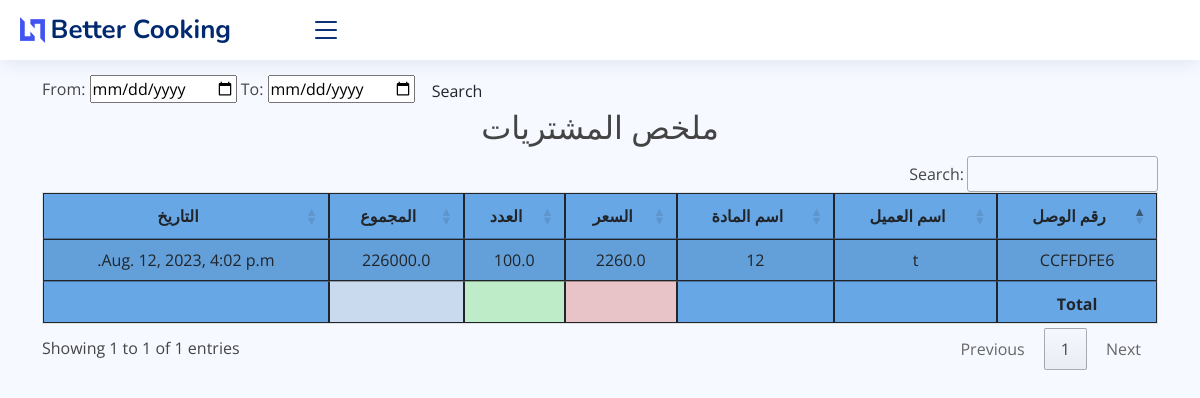
/purchase_report, run on an earlier commit of the app's database.
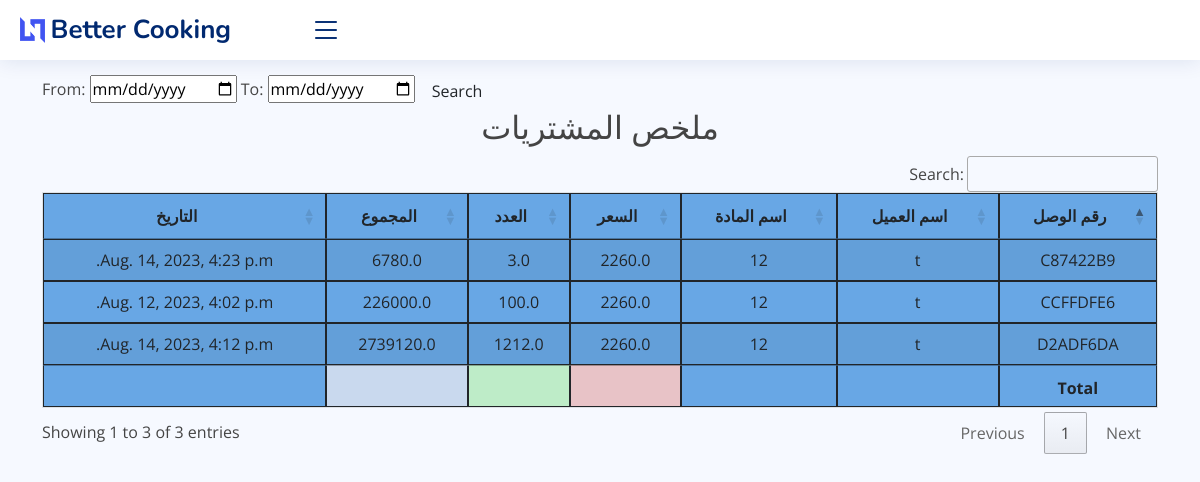
And on a later commit of the database.
### core/models.py (models this page shows, shortened)
class PurchaseItem(models.Model):
    purchase_invoice = models.ForeignKey(Purchase, on_delete=models.CASCADE)
    item = models.ForeignKey(Item, on_delete=models.CASCADE)
    qty = models.FloatField()
    total_amt = models.FloatField(editable=False, default=0)
    pur_date = models.DateTimeField(auto_now_add=True)
    note = models.TextField(max_length=100,blank=True)
    class Meta:
        verbose_name_plural = ' العنصر الذي تم شراؤه'

class Purchase(models.Model):
    invoice_number = models.CharField(max_length=8, unique=True, editable=False)
    vendor = models.ForeignKey(Vendor, on_delete=models.CASCADE)
    date = models.DateTimeField()
    note = models.TextField(blank=True)
    class Meta:
        verbose_name_plural = ' فاتورة الشراء'

class Vendor(models.Model):
    full_name = models.CharField(max_length=50)
    address = models.TextField(blank=True)
    mobile = models.CharField(max_length=15, blank=True)
    status = models.BooleanField(default=False, blank=True)
    note = models.TextField(blank=True)
    class Meta:
        verbose_name_plural = ' الموردين'
    def __str__(self):
        return self.full_name

class Item(models.Model):
    PRICELIST = (
        ('مفرد', 'مفرد'),
        ('جملة', 'جملة'),
        ('شراء', 'شراء'),
        ('قسط', 'قسط'),
    )
    item_code = models.CharField(max_length=50)
    name = models.CharField(max_length=255, verbose_name='detail')
    category = models.CharField(max_length=30, default='Test')
    price = models.FloatField(default=1)
    price_list = models.CharField(max_length=30, choices=PRICELIST, default='مفرد')
    note = models.TextField(blank=True)
    class Meta:
        verbose_name_plural = 'المواد'
    def __str__(self):
        return f"{self.item_code}"

### core/views.py (the view)
# urls.py: path('purchase_report', views.purchase_report, name="purchase_report"),
def purchase_report(request):
    p_reports = PurchaseItem.objects.select_related()
    myFilter = Purchase_Filter(request.GET, queryset=p_reports)
    p_reports = myFilter.qs
    context = {'p_reports': p_reports, 'myFilter': myFilter}
    return render(request, 'core/reports/purchase_report.html', context)

### core/templates/core/reports/purchase_report.html (shortened to what this page needs)
{% extends 'core/base.html' %}
{% block content %}
    <br>
    <br> <br>
    <form class="form-a">
        From: <input type="date" value={{ myFilter.form.max_date }}</input>
        To: <input type="date" value={{ myFilter.form.min_date }}</input>
        <button type="submit" class="btn btn-b">Search</button>
    </form>
    <h2 class="text-center"> ملخص المشتريات </h2>
    <table id="example3" class="table table-striped" style="background-color: #68a7e5">
        <thead>
        <tr>
            <th>رقم الوصل</th>
            <th>اسم العميل</th>
            <th>اسم المادة</th>
            <th>السعر</th>
            <th>العدد</th>
            <th>المجموع</th>
            <th>التاريخ</th>
        </tr>
        </thead>
        <tbody>
        {% for i in  p_reports %}
            <tr>
                <td>{{ i.purchase_invoice.invoice_number }}</td>
                <td>{{ i.purchase_invoice.vendor }}</td>
                <td>{{ i.item }}</td>
                <td>{{ i.item.price }}</td>
                <td>{{ i.qty }}</td>
                <td>{{ i.total_amt }}</td>
                <td>{{ i.pur_date }}</td>
            </tr>
        {% endfor %}
        </tbody>
        <tfoot>
        <th></th>
        <th></th>
   <th></th>
        <th style="background-color: #e8c3c7"></th>
        <th style="background-color: #beecc8"></th>
        <th style="background-color: #c9d9ee"></th>
        <th></th>
        </tfoot>
    </table>
{% endblock %}

What changed in the data, as far as the page shows it:
added PurchaseItem: purchase_invoice.invoice_number "D2ADF6DA", purchase_invoice.vendor "t", item "12", item.price "2260.0", qty "1212.0", total_amt "2739120.0", pur_date "Aug. 14, 2023, 4:12 p.m."
added PurchaseItem: purchase_invoice.invoice_number "C87422B9", purchase_invoice.vendor "t", item "12", item.price "2260.0", qty "3.0", total_amt "6780.0", pur_date "Aug. 14, 2023, 4:23 p.m."
Also different on the page:
text written by a page script: "Search: Showing 1 to 1 of 1 entries Previous 1 Next" → "Search: Showing 1 to 3 of 3 entries Previous 1 Next"
